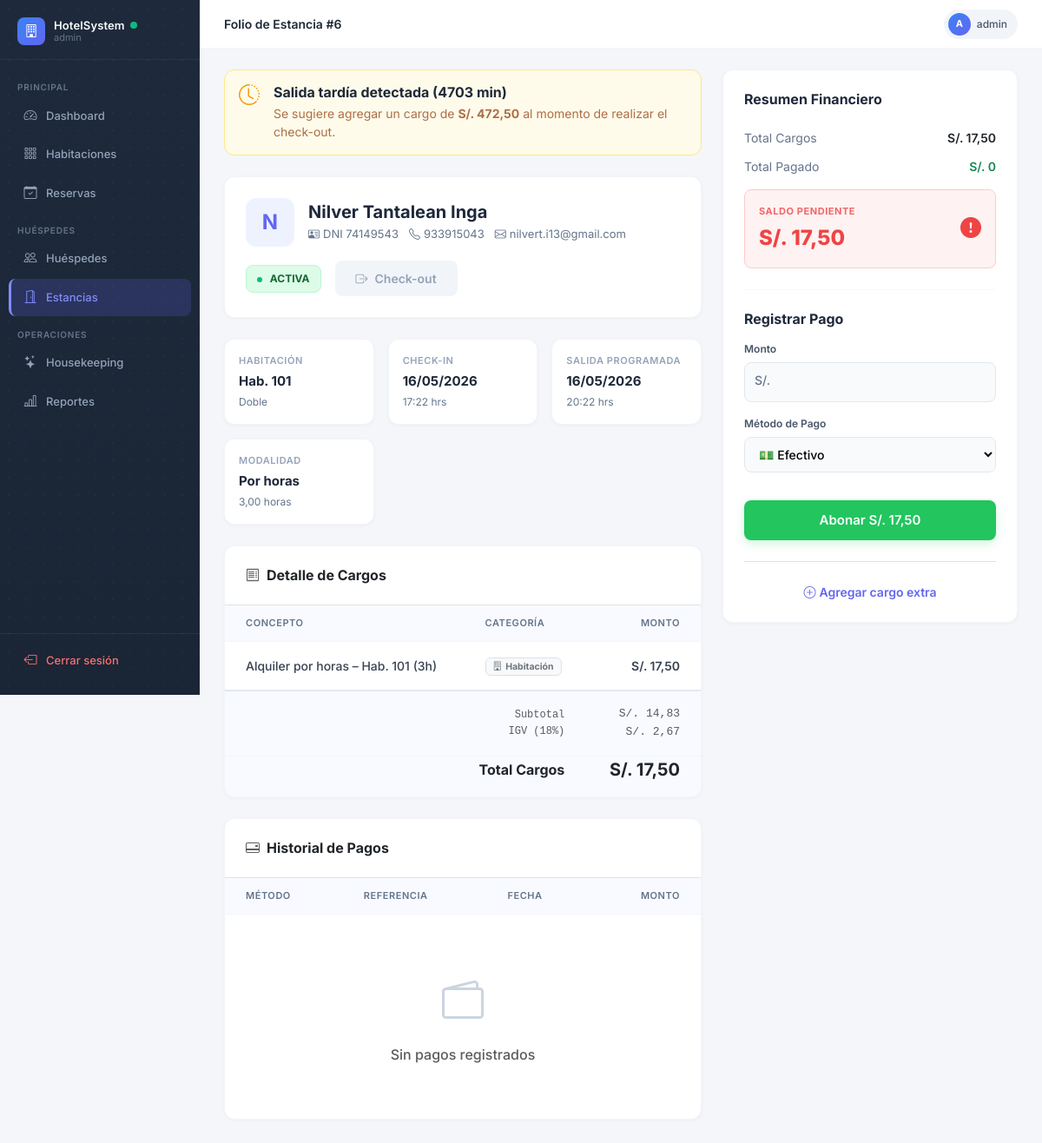
Page /estancias/6/folio/ (signed in) on the earlier database version.
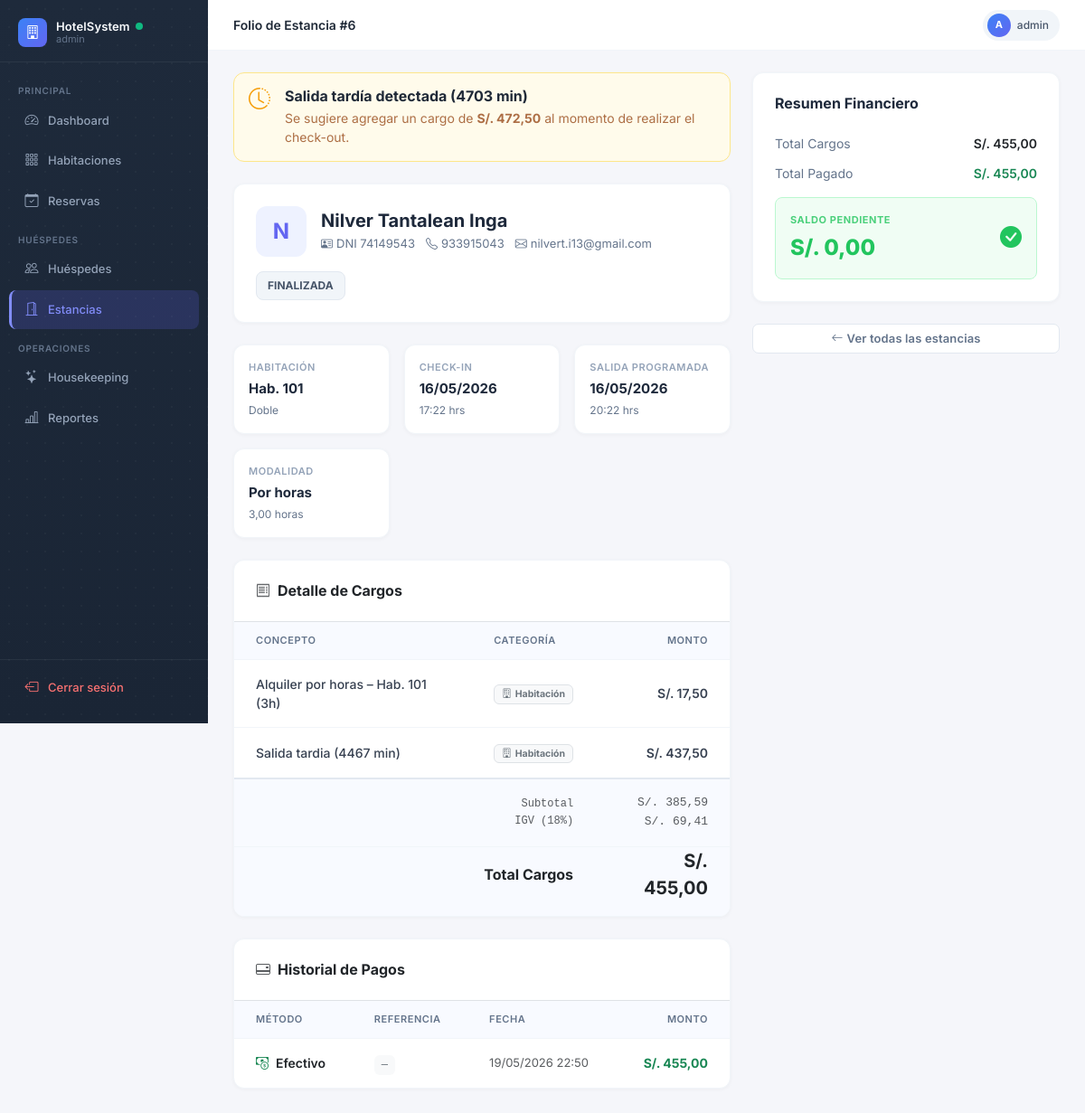
Same page on the later database version.
### estancias/models.py (models this page shows, shortened)
class CargoEstancia(models.Model):
    HABITACION = 'HABITACION'
    RESTAURANTE = 'RESTAURANTE'
    LAVANDERIA = 'LAVANDERIA'
    OTRO = 'OTRO'
    TIPO_CHOICES = [
        (HABITACION, 'Habitación'),
        (RESTAURANTE, 'Restaurante'),
        (LAVANDERIA, 'Lavandería'),
        (OTRO, 'Otro'),
    ]
    estancia = models.ForeignKey(Estancia, on_delete=models.CASCADE, related_name='cargos')
    concepto = models.CharField(max_length=200)
    monto = models.DecimalField(max_digits=10, decimal_places=2)
    fecha = models.DateTimeField(auto_now_add=True)
    tipo = models.CharField(max_length=20, choices=TIPO_CHOICES, default=OTRO)
    class Meta:
        verbose_name = 'Cargo de Estancia'
        verbose_name_plural = 'Cargos de Estancia'

class Folio(models.Model):
    ABIERTO = 'ABIERTO'
    CERRADO = 'CERRADO'
    ESTADO_CHOICES = [
        (ABIERTO, 'Abierto'),
        (CERRADO, 'Cerrado'),
    ]
    estancia = models.OneToOneField(Estancia, on_delete=models.CASCADE, related_name='folio')
    subtotal = models.DecimalField(max_digits=10, decimal_places=2, default=0)
    igv = models.DecimalField(max_digits=10, decimal_places=2, default=0)
    total = models.DecimalField(max_digits=10, decimal_places=2, default=0)
    estado = models.CharField(max_length=10, choices=ESTADO_CHOICES, default=ABIERTO)
    class Meta:
        verbose_name = 'Folio'
        verbose_name_plural = 'Folios'
    def calcular_totales(self):
        cargos = self.estancia.cargos.all()
        self.total = sum(c.monto for c in cargos)
        self.subtotal = round(self.total / Decimal('1.18'), 2)
        self.igv = self.total - self.subtotal
        self.save()
    @property
    def total_pagado(self):
        return sum(p.monto for p in self.pagos.all())
    @property
    def saldo_pendiente(self):
        return max(Decimal('0.00'), self.total - self.total_pagado)

class Pago(models.Model):
    EFECTIVO = 'EFECTIVO'
    TARJETA = 'TARJETA'
    TRANSFERENCIA = 'TRANSFERENCIA'
    YAPE_PLIN = 'YAPE_PLIN'
    METODO_PAGO_CHOICES = [
        (EFECTIVO, 'Efectivo'),
        (TARJETA, 'Tarjeta de Crédito/Débito'),
        (TRANSFERENCIA, 'Transferencia Bancaria'),
        (YAPE_PLIN, 'Yape / Plin'),
    ]
    folio = models.ForeignKey(Folio, on_delete=models.CASCADE, related_name='pagos')
    monto = models.DecimalField(max_digits=10, decimal_places=2)
    metodo_pago = models.CharField(max_length=20, choices=METODO_PAGO_CHOICES, default=EFECTIVO)
    fecha = models.DateTimeField(auto_now_add=True)
    transaccion_id = models.CharField(max_length=100, blank=True, null=True, verbose_name='ID Transacción')
    class Meta:
        verbose_name = 'Pago'
        verbose_name_plural = 'Pagos'

### views_frontend.py (the view, shortened to what this page needs)
# urls.py: path('estancias/<int:estancia_id>/folio/', folio_view, name='folio'),
@login_required
def folio_view(request, estancia_id):
    estancia = get_object_or_404(Estancia, id=estancia_id)
    folio, _ = Folio.objects.get_or_create(estancia=estancia)
    folio.calcular_totales()
    cargo_tardanza, minutos_tarde = calcular_cargo_salida_tardia(estancia)
    return render(request, 'estancias/folio.html', {
        'estancia': estancia,
        'folio': folio,
        'cargo_tardanza': cargo_tardanza,
        'minutos_tarde': minutos_tarde,
    })

### views_frontend.py (called while the page is built)
def calcular_cargo_salida_tardia(estancia):
    reserva = estancia.reserva
    if not reserva.fecha_hora_salida:
        return 0, 0
    ahora = timezone.now()
    limite_cobro = reserva.fecha_hora_salida + timedelta(minutes=reserva.cargo_extra_desde_minutos)
    if ahora < limite_cobro:
        return 0, 0
    minutos_tarde = int((ahora - reserva.fecha_hora_salida).total_seconds() // 60)
    bloques = max(1, int(((minutos_tarde / 60) + 2.99) // 3))
    tarifa_bloque = reserva.habitacion.tipo.precio_base * Decimal('0.35')
    return round(tarifa_bloque * bloques, 2), minutos_tarde

### templates/estancias/folio.html (shortened to what the changed rows need)
{% extends 'base.html' %}
{% block content %}
<div class="folio-container">
  <div class="col-main">
    <div class="f-card header-guest">
      <div class="guest-info">
        <div>
          <h2 class="guest-name">{{ estancia.reserva.huesped.nombres }} {{ estancia.reserva.huesped.apellidos }}</h2>
        </div>
      </div>
      <div class="d-flex align-items-center gap-3">
        <span class="{% if estancia.estado == 'ACTIVA' %}badge-activa{% else %}badge-finalizada{% endif %}">
          {% if estancia.estado == 'ACTIVA' %}ACTIVA{% else %}FINALIZADA{% endif %}
        </span>
        {% if estancia.estado == 'ACTIVA' %}
          {% if folio.saldo_pendiente > 0 %}
            <button class="btn-main shadow-none" style="background: #f1f5f9; color: #94a3b8; cursor: not-allowed;" onclick="showToastError()">
              <i class="bi bi-box-arrow-right"></i> Check-out
            </button>
          {% else %}
            <a href="/estancias/{{ estancia.id }}/checkout/" class="btn-main text-decoration-none" onclick="return confirm('¿Confirmar check-out?')">
              <i class="bi bi-box-arrow-right"></i> Check-out
            </a>
          {% endif %}
        {% endif %}
      </div>
    </div>
    <div class="f-card">
      <table class="table-cargos">
        <thead>
          <tr><th>Concepto</th><th>Categoría</th><th class="text-end">Monto</th></tr>
        </thead>
        <tbody>
          {% for cargo in estancia.cargos.all %}
          <tr>
            <td class="fw-medium">{{ cargo.concepto }}</td>
            <td>
              <span class="badge bg-light text-secondary border px-2 py-1">
                {% if cargo.tipo == 'HABITACION' %}<i class="bi bi-building me-1"></i>Habitación
                {% elif cargo.tipo == 'RESTAURANTE' %}<i class="bi bi-cup-straw me-1"></i>Restaurante
                {% elif cargo.tipo == 'LAVANDERIA' %}<i class="bi bi-basket me-1"></i>Lavandería
                {% else %}<i class="bi bi-three-dots me-1"></i>Otro{% endif %}
              </span>
            </td>
            <td class="text-end fw-semibold">S/. {{ cargo.monto }}</td>
          </tr>
          {% endfor %}
          <tr class="total-row">
            <td colspan="2" class="text-end text-muted font-monospace" style="font-size: 12px; line-height: 1.6;">Subtotal<br>IGV (18%)</td>
            <td class="text-end text-muted font-monospace fw-medium" style="font-size: 13px; line-height: 1.6;">S/. {{ folio.subtotal }}<br>S/. {{ folio.igv }}</td>
          </tr>
          <tr style="background: #f8faff;">
            <td colspan="2" class="text-end fw-bold text-dark fs-6" style="padding-top: 0;">Total Cargos</td>
            <td class="text-end fw-bold text-dark fs-5" style="padding-top: 0;">S/. {{ folio.total }}</td>
          </tr>
        </tbody>
      </table>
    </div>
    <div class="f-card">
      <table class="table-cargos">
        <thead>
          <tr><th>Método</th><th>Referencia</th><th>Fecha</th><th class="text-end">Monto</th></tr>
        </thead>
        <tbody>
          {% for pago in folio.pagos.all %}
          <tr>
            <td class="fw-semibold text-dark">
              {% if pago.metodo_pago == 'EFECTIVO' %}<i class="bi bi-cash-coin me-2 text-success"></i>Efectivo
              {% elif pago.metodo_pago == 'TARJETA' %}<i class="bi bi-credit-card me-2 text-primary"></i>Tarjeta
              {% elif pago.metodo_pago == 'TRANSFERENCIA' %}<i class="bi bi-bank me-2 text-info"></i>Transferencia
              {% elif pago.metodo_pago == 'YAPE_PLIN' %}<i class="bi bi-phone-vibrate me-2" style="color: #8b5cf6;"></i>Yape / Plin
              {% else %}<i class="bi bi-wallet2 me-2"></i>{{ pago.get_metodo_pago_display }}
              {% endif %}
            </td>
            <td><code class="text-secondary bg-light px-2 py-1 rounded" style="font-size: 12px;">{{ pago.transaccion_id|default:"—" }}</code></td>
            <td class="text-muted" style="font-size: 13px;">{{ pago.fecha|date:"d/m/Y H:i" }}</td>
            <td class="text-end fw-bold text-success">S/. {{ pago.monto }}</td>
          </tr>
          {% empty %}
          <tr>
            <td colspan="4">
              <div class="empty-state">
                <i class="bi bi-wallet2 empty-icon"></i>
                <h6 class="text-muted fw-medium m-0">Sin pagos registrados</h6>
              </div>
            </td>
          </tr>
          {% endfor %}
        </tbody>
      </table>
    </div>
  </div>
  <div class="col-sidebar">
    <div class="f-card summary-card">
      <h6 class="fw-bold mb-4" style="color: #1e293b;">Resumen Financiero</h6>
      <div class="summary-row">
        <span>Total Cargos</span>
        <span class="fw-semibold text-dark">S/. {{ folio.total }}</span>
      </div>
      <div class="summary-row">
        <span>Total Pagado</span>
        <span class="fw-semibold text-success">S/. {{ folio.total_pagado }}</span>
      </div>
      <div class="summary-saldo {% if folio.saldo_pendiente <= 0 %}success{% endif %}">
        <div class="d-flex flex-column gap-1">
          <span style="font-size: 11px; font-weight: 700; text-transform: uppercase; letter-spacing: 0.05em; opacity: 0.8;">Saldo Pendiente</span>
          <span>S/. {{ folio.saldo_pendiente }}</span>
        </div>
        {% if folio.saldo_pendiente > 0 %}
        <i class="bi bi-exclamation-circle-fill"></i>
        {% else %}
        <i class="bi bi-check-circle-fill"></i>
        {% endif %}
      </div>
      {% if estancia.estado == 'ACTIVA' %}
      {% if folio.saldo_pendiente > 0 %}
      <hr class="my-4" style="border-color: #e2e8f0;">
      <form method="post" action="/estancias/{{ estancia.id }}/pago/">
        <h6 class="fw-bold mb-3" style="color: #1e293b;">Registrar Pago</h6>
        <div class="f-input-group">
          <label>Monto</label>
          <span class="f-prefix">S/.</span>
          <input type="number" name="monto" step="0.01" min="0.01" max="{{ folio.saldo_pendiente }}" value="{{ folio.saldo_pendiente }}" class="f-input with-prefix" required>
        </div>
        <div class="f-input-group">
          <label>Método de Pago</label>
          <select name="metodo_pago" class="f-input fw-medium" onchange="toggleTx(this)">
            <option value="EFECTIVO">💵 Efectivo</option>
          </select>
        </div>
        <button type="submit" class="btn-abonar">Abonar S/. {{ folio.saldo_pendiente }}</button>
      </form>
      {% endif %}
      <div class="text-center mt-4 pt-4 border-top" style="border-color: #f1f5f9;">
        <a href="#modalCargo" data-bs-toggle="modal" class="text-decoration-none fw-semibold" style="color: #6366f1; font-size: 14px;">
          <i class="bi bi-plus-circle me-1"></i>Agregar cargo extra
        </a>
      </div>
      {% endif %}
    </div>
    {% if estancia.estado == 'FINALIZADA' %}
    <div class="d-flex flex-column gap-2 mt-3">
      <a href="/estancias/" class="btn btn-outline-secondary w-100 fw-semibold">
        <i class="bi bi-arrow-left me-1"></i>Ver todas las estancias
      </a>
    </div>
    {% endif %}
  </div>
</div>
{% endblock %}

Differences in the rows shown:
changed Estancia "Nilver": estado "ACTIVA" → "FINALIZADA" (drawn)
added CargoEstancia: concepto "Salida tardia (4467 min)", tipo "HABITACION" (drawn), monto "437,50"
changed Folio: subtotal "14,83" → "385,59"; igv "2,67" → "69,41"; total "17,50" → "455,00"; total_pagado "0" → "455,00"; saldo_pendiente "17,50" → "0,00"; saldo_pendiente "17,50" → (not shown)
added Pago: metodo_pago "EFECTIVO" (drawn), transaccion_id "—", fecha "19/05/2026 22:50", monto "455,00"
Other differences:
form field metodo_pago: "💵 Efectivo" → (not shown)
text no longer shown: "ACTIVA Check-out Sin pagos registrados Registrar Pago Monto S/. Método de Pago Abonar S/. Agregar cargo extra"
text now shown: "FINALIZADA Ver todas las estancias"
